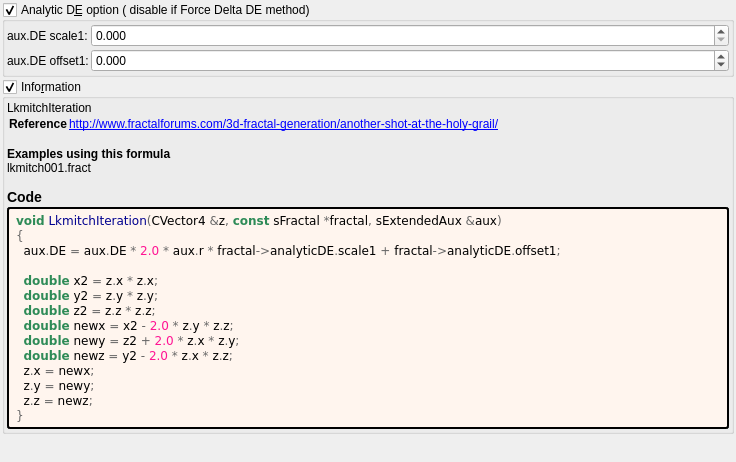
<?xml version="1.0" encoding="UTF-8"?>
<ui version="4.0">
 <class>lkmitch</class>
 <widget class="QWidget" name="Form">
  <property name="geometry">
   <rect>
    <x>0</x>
    <y>0</y>
    <width>736</width>
    <height>462</height>
   </rect>
  </property>
  <property name="windowTitle">
   <string notr="true">lkmitch</string>
  </property>
  <layout class="QVBoxLayout" name="verticalLayout">
   <property name="spacing">
    <number>2</number>
   </property>
   <property name="leftMargin">
    <number>2</number>
   </property>
   <property name="topMargin">
    <number>2</number>
   </property>
   <property name="rightMargin">
    <number>2</number>
   </property>
   <item>
    <widget class="MyGroupBox" name="groupCheck_analyticDE_enabled">
     <property name="toolTip">
      <string>Occasionally disable in Hybrid Mode. A few hybrid settings may work best with the analytic DE code disabled in this formula.</string>
     </property>
     <property name="title">
      <string>Analytic D&amp;E option ( disable if Force Delta DE method)</string>
     </property>
     <property name="checkable">
      <bool>true</bool>
     </property>
     <layout class="QVBoxLayout" name="verticalLayout_52">
      <property name="spacing">
       <number>2</number>
      </property>
      <property name="leftMargin">
       <number>2</number>
      </property>
      <property name="topMargin">
       <number>2</number>
      </property>
      <property name="rightMargin">
       <number>2</number>
      </property>
      <property name="bottomMargin">
       <number>2</number>
      </property>
      <item>
       <layout class="QGridLayout" name="gridLayout_27" columnstretch="0,0,1">
        <property name="spacing">
         <number>2</number>
        </property>
        <item row="2" column="1">
         <widget class="QLabel" name="label_177">
          <property name="text">
           <string>aux.DE offset1:</string>
          </property>
         </widget>
        </item>
        <item row="1" column="1">
         <widget class="QLabel" name="label_176">
          <property name="text">
           <string>aux.DE scale1:</string>
          </property>
         </widget>
        </item>
        <item row="2" column="2">
         <widget class="MyDoubleSpinBox" name="spinbox_analyticDE_offset_1">
          <property name="sizePolicy">
           <sizepolicy hsizetype="Minimum" vsizetype="Maximum">
            <horstretch>0</horstretch>
            <verstretch>0</verstretch>
           </sizepolicy>
          </property>
          <property name="prefix">
           <string/>
          </property>
          <property name="suffix">
           <string/>
          </property>
          <property name="decimals">
           <number>3</number>
          </property>
          <property name="minimum">
           <double>-99.000000000000000</double>
          </property>
          <property name="maximum">
           <double>99.000000000000000</double>
          </property>
          <property name="singleStep">
           <double>0.100000000000000</double>
          </property>
         </widget>
        </item>
        <item row="1" column="2">
         <widget class="MyDoubleSpinBox" name="spinbox_analyticDE_scale_1">
          <property name="sizePolicy">
           <sizepolicy hsizetype="Minimum" vsizetype="Maximum">
            <horstretch>0</horstretch>
            <verstretch>0</verstretch>
           </sizepolicy>
          </property>
          <property name="prefix">
           <string/>
          </property>
          <property name="suffix">
           <string/>
          </property>
          <property name="decimals">
           <number>3</number>
          </property>
          <property name="minimum">
           <double>0.000000000000000</double>
          </property>
          <property name="maximum">
           <double>99.000000000000000</double>
          </property>
          <property name="singleStep">
           <double>0.100000000000000</double>
          </property>
         </widget>
        </item>
       </layout>
      </item>
     </layout>
    </widget>
   </item>
   <item>
    <widget class="MyGroupBox" name="groupCheck_info">
     <property name="title">
      <string>Info&amp;rmation</string>
     </property>
     <property name="flat">
      <bool>false</bool>
     </property>
     <property name="checkable">
      <bool>true</bool>
     </property>
     <layout class="QVBoxLayout" name="verticalLayout_2">
      <property name="spacing">
       <number>2</number>
      </property>
      <property name="leftMargin">
       <number>2</number>
      </property>
      <property name="topMargin">
       <number>2</number>
      </property>
      <property name="rightMargin">
       <number>2</number>
      </property>
      <property name="bottomMargin">
       <number>2</number>
      </property>
      <item>
       <widget class="QLabel" name="label_information_general">
        <property name="text">
         <string notr="true">&lt;p&gt;LkmitchIteration&lt;/p&gt;&lt;table&gt;
&lt;tr&gt;&lt;th&gt;Reference&lt;/th&gt;&lt;td&gt;&lt;a href=&quot;http://www.fractalforums.com/3d-fractal-generation/another-shot-at-the-holy-grail/&quot;&gt;http://www.fractalforums.com/3d-fractal-generation/another-shot-at-the-holy-grail/&lt;br&gt;
&lt;/td&gt;&lt;/tr&gt;
&lt;/table&gt;
&lt;br&gt;&lt;b&gt;Examples using this formula&lt;/b&gt;&lt;br&gt;lkmitch001.fract&lt;h3&gt;Code&lt;/h3&gt;</string>
        </property>
        <property name="wordWrap">
         <bool>true</bool>
        </property>
        <property name="openExternalLinks">
         <bool>true</bool>
        </property>
        <property name="textInteractionFlags">
         <set>Qt::LinksAccessibleByMouse|Qt::TextSelectableByMouse</set>
        </property>
       </widget>
      </item>
      <item>
       <widget class="QLabel" name="label_code_content">
        <property name="styleSheet">
         <string notr="true">border-style: outset; border-width: 2px; border-radius: 3px; border-color: black; background-color: #fff5ee; padding: 4px;</string>
        </property>
        <property name="text">
         <string notr="true">&lt;body style=&quot;background-color:#fff5ee&quot;&gt;
&lt;pre style=&quot;color:#000000; background-color:#fff5ee;  font-family:'Courier New',monospace;&quot;&gt;&lt;span style=&quot;color:#2e8b57; font-weight:bold&quot;&gt;void&lt;/span&gt; &lt;span style=&quot;color:#00008f&quot;&gt;LkmitchIteration&lt;/span&gt;&lt;span style=&quot;color:#676767&quot;&gt;(&lt;/span&gt;CVector4 &lt;span style=&quot;color:#676767&quot;&gt;&amp;amp;&lt;/span&gt;z&lt;span style=&quot;color:#676767&quot;&gt;,&lt;/span&gt; &lt;span style=&quot;color:#2e8b57; font-weight:bold&quot;&gt;const&lt;/span&gt; sFractal &lt;span style=&quot;color:#676767&quot;&gt;*&lt;/span&gt;fractal&lt;span style=&quot;color:#676767&quot;&gt;,&lt;/span&gt; sExtendedAux &lt;span style=&quot;color:#676767&quot;&gt;&amp;amp;&lt;/span&gt;aux&lt;span style=&quot;color:#676767&quot;&gt;)&lt;/span&gt;
&lt;span style=&quot;color:#676767&quot;&gt;{&lt;/span&gt;
  aux&lt;span style=&quot;color:#676767&quot;&gt;.&lt;/span&gt;DE &lt;span style=&quot;color:#676767&quot;&gt;=&lt;/span&gt; aux&lt;span style=&quot;color:#676767&quot;&gt;.&lt;/span&gt;DE &lt;span style=&quot;color:#676767&quot;&gt;*&lt;/span&gt; &lt;span style=&quot;color:#ff1493&quot;&gt;2.0&lt;/span&gt; &lt;span style=&quot;color:#676767&quot;&gt;*&lt;/span&gt; aux&lt;span style=&quot;color:#676767&quot;&gt;.&lt;/span&gt;r &lt;span style=&quot;color:#676767&quot;&gt;*&lt;/span&gt; fractal&lt;span style=&quot;color:#676767&quot;&gt;-&amp;gt;&lt;/span&gt;analyticDE&lt;span style=&quot;color:#676767&quot;&gt;.&lt;/span&gt;scale1 &lt;span style=&quot;color:#676767&quot;&gt;+&lt;/span&gt; fractal&lt;span style=&quot;color:#676767&quot;&gt;-&amp;gt;&lt;/span&gt;analyticDE&lt;span style=&quot;color:#676767&quot;&gt;.&lt;/span&gt;offset1&lt;span style=&quot;color:#676767&quot;&gt;;&lt;/span&gt;

  &lt;span style=&quot;color:#2e8b57; font-weight:bold&quot;&gt;double&lt;/span&gt; x2 &lt;span style=&quot;color:#676767&quot;&gt;=&lt;/span&gt; z&lt;span style=&quot;color:#676767&quot;&gt;.&lt;/span&gt;x &lt;span style=&quot;color:#676767&quot;&gt;*&lt;/span&gt; z&lt;span style=&quot;color:#676767&quot;&gt;.&lt;/span&gt;x&lt;span style=&quot;color:#676767&quot;&gt;;&lt;/span&gt;
  &lt;span style=&quot;color:#2e8b57; font-weight:bold&quot;&gt;double&lt;/span&gt; y2 &lt;span style=&quot;color:#676767&quot;&gt;=&lt;/span&gt; z&lt;span style=&quot;color:#676767&quot;&gt;.&lt;/span&gt;y &lt;span style=&quot;color:#676767&quot;&gt;*&lt;/span&gt; z&lt;span style=&quot;color:#676767&quot;&gt;.&lt;/span&gt;y&lt;span style=&quot;color:#676767&quot;&gt;;&lt;/span&gt;
  &lt;span style=&quot;color:#2e8b57; font-weight:bold&quot;&gt;double&lt;/span&gt; z2 &lt;span style=&quot;color:#676767&quot;&gt;=&lt;/span&gt; z&lt;span style=&quot;color:#676767&quot;&gt;.&lt;/span&gt;z &lt;span style=&quot;color:#676767&quot;&gt;*&lt;/span&gt; z&lt;span style=&quot;color:#676767&quot;&gt;.&lt;/span&gt;z&lt;span style=&quot;color:#676767&quot;&gt;;&lt;/span&gt;
  &lt;span style=&quot;color:#2e8b57; font-weight:bold&quot;&gt;double&lt;/span&gt; newx &lt;span style=&quot;color:#676767&quot;&gt;=&lt;/span&gt; x2 &lt;span style=&quot;color:#676767&quot;&gt;-&lt;/span&gt; &lt;span style=&quot;color:#ff1493&quot;&gt;2.0&lt;/span&gt; &lt;span style=&quot;color:#676767&quot;&gt;*&lt;/span&gt; z&lt;span style=&quot;color:#676767&quot;&gt;.&lt;/span&gt;y &lt;span style=&quot;color:#676767&quot;&gt;*&lt;/span&gt; z&lt;span style=&quot;color:#676767&quot;&gt;.&lt;/span&gt;z&lt;span style=&quot;color:#676767&quot;&gt;;&lt;/span&gt;
  &lt;span style=&quot;color:#2e8b57; font-weight:bold&quot;&gt;double&lt;/span&gt; newy &lt;span style=&quot;color:#676767&quot;&gt;=&lt;/span&gt; z2 &lt;span style=&quot;color:#676767&quot;&gt;+&lt;/span&gt; &lt;span style=&quot;color:#ff1493&quot;&gt;2.0&lt;/span&gt; &lt;span style=&quot;color:#676767&quot;&gt;*&lt;/span&gt; z&lt;span style=&quot;color:#676767&quot;&gt;.&lt;/span&gt;x &lt;span style=&quot;color:#676767&quot;&gt;*&lt;/span&gt; z&lt;span style=&quot;color:#676767&quot;&gt;.&lt;/span&gt;y&lt;span style=&quot;color:#676767&quot;&gt;;&lt;/span&gt;
  &lt;span style=&quot;color:#2e8b57; font-weight:bold&quot;&gt;double&lt;/span&gt; newz &lt;span style=&quot;color:#676767&quot;&gt;=&lt;/span&gt; y2 &lt;span style=&quot;color:#676767&quot;&gt;-&lt;/span&gt; &lt;span style=&quot;color:#ff1493&quot;&gt;2.0&lt;/span&gt; &lt;span style=&quot;color:#676767&quot;&gt;*&lt;/span&gt; z&lt;span style=&quot;color:#676767&quot;&gt;.&lt;/span&gt;x &lt;span style=&quot;color:#676767&quot;&gt;*&lt;/span&gt; z&lt;span style=&quot;color:#676767&quot;&gt;.&lt;/span&gt;z&lt;span style=&quot;color:#676767&quot;&gt;;&lt;/span&gt;
  z&lt;span style=&quot;color:#676767&quot;&gt;.&lt;/span&gt;x &lt;span style=&quot;color:#676767&quot;&gt;=&lt;/span&gt; newx&lt;span style=&quot;color:#676767&quot;&gt;;&lt;/span&gt;
  z&lt;span style=&quot;color:#676767&quot;&gt;.&lt;/span&gt;y &lt;span style=&quot;color:#676767&quot;&gt;=&lt;/span&gt; newy&lt;span style=&quot;color:#676767&quot;&gt;;&lt;/span&gt;
  z&lt;span style=&quot;color:#676767&quot;&gt;.&lt;/span&gt;z &lt;span style=&quot;color:#676767&quot;&gt;=&lt;/span&gt; newz&lt;span style=&quot;color:#676767&quot;&gt;;&lt;/span&gt;
&lt;span style=&quot;color:#676767&quot;&gt;}&lt;/span&gt;
&lt;/pre&gt;
&lt;/body&gt;</string>
        </property>
        <property name="wordWrap">
         <bool>true</bool>
        </property>
        <property name="openExternalLinks">
         <bool>true</bool>
        </property>
        <property name="textInteractionFlags">
         <set>Qt::LinksAccessibleByMouse|Qt::TextSelectableByMouse</set>
        </property>
       </widget>
      </item>
     </layout>
    </widget>
   </item>
   <item>
    <spacer name="verticalSpacer">
     <property name="orientation">
      <enum>Qt::Vertical</enum>
     </property>
     <property name="sizeHint" stdset="0">
      <size>
       <width>20</width>
       <height>40</height>
      </size>
     </property>
    </spacer>
   </item>
  </layout>
 </widget>
 <customwidgets>
  <customwidget>
   <class>MyGroupBox</class>
   <extends>QGroupBox</extends>
   <header>my_group_box.h</header>
   <container>1</container>
  </customwidget>
  <customwidget>
   <class>MyDoubleSpinBox</class>
   <extends>QDoubleSpinBox</extends>
   <header>my_double_spin_box.h</header>
  </customwidget>
 </customwidgets>
 <tabstops>
  <tabstop>groupCheck_info</tabstop>
 </tabstops>
 <resources/>
 <connections/>
</ui>
